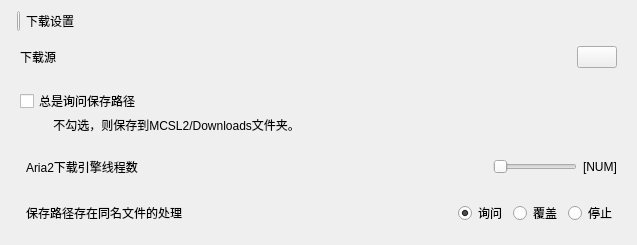
           <widget class="CardWidget" name="downloadSettings">
            <property name="sizePolicy">
             <sizepolicy hsizetype="Expanding" vsizetype="Fixed">
              <horstretch>0</horstretch>
              <verstretch>0</verstretch>
             </sizepolicy>
            </property>
            <property name="minimumSize">
             <size>
              <width>630</width>
              <height>245</height>
             </size>
            </property>
            <property name="maximumSize">
             <size>
              <width>16777215</width>
              <height>245</height>
             </size>
            </property>
            <layout class="QGridLayout" name="gridLayout_10">
             <item row="0" column="2">
              <widget class="StrongBodyLabel" name="downloadSettingsTitle">
               <property name="text">
                <string>下载设置</string>
               </property>
              </widget>
             </item>
             <item row="2" column="0" colspan="4">
              <widget class="QWidget" name="alwaysAskSaveDirectory" native="true">
               <property name="sizePolicy">
                <sizepolicy hsizetype="Expanding" vsizetype="Fixed">
                 <horstretch>0</horstretch>
                 <verstretch>0</verstretch>
                </sizepolicy>
               </property>
               <property name="minimumSize">
                <size>
                 <width>0</width>
                 <height>60</height>
                </size>
               </property>
               <property name="maximumSize">
                <size>
                 <width>16777215</width>
                 <height>60</height>
                </size>
               </property>
               <layout class="QGridLayout" name="gridLayout_14">
                <item row="0" column="1" rowspan="2">
                 <spacer name="alwaysAskSaveDirectorySpacer">
                  <property name="orientation">
                   <enum>Qt::Horizontal</enum>
                  </property>
                  <property name="sizeHint" stdset="0">
                   <size>
                    <width>317</width>
                    <height>39</height>
                   </size>
                  </property>
                 </spacer>
                </item>
                <item row="1" column="0">
                 <widget class="BodyLabel" name="alwaysAskSaveDirectoryInfo">
                  <property name="text">
                   <string>          不勾选，则保存到MCSL2/Downloads文件夹。</string>
                  </property>
                 </widget>
                </item>
                <item row="0" column="0">
                 <widget class="CheckBox" name="alwaysAskSaveDirectoryCheckBox">
                  <property name="text">
                   <string>总是询问保存路径</string>
                  </property>
                 </widget>
                </item>
               </layout>
              </widget>
             </item>
             <item row="3" column="1" colspan="3">
              <widget class="QWidget" name="aria2Thread" native="true">
               <property name="sizePolicy">
                <sizepolicy hsizetype="Expanding" vsizetype="Fixed">
                 <horstretch>0</horstretch>
                 <verstretch>0</verstretch>
                </sizepolicy>
               </property>
               <layout class="QHBoxLayout" name="horizontalLayout_55">
                <item>
                 <widget class="BodyLabel" name="aria2ThreadTitle">
                  <property name="sizePolicy">
                   <sizepolicy hsizetype="Fixed" vsizetype="Fixed">
                    <horstretch>0</horstretch>
                    <verstretch>0</verstretch>
                   </sizepolicy>
                  </property>
                  <property name="text">
                   <string>Aria2下载引擎线程数</string>
                  </property>
                 </widget>
                </item>
                <item>
                 <spacer name="aria2ThreadSpacer">
                  <property name="orientation">
                   <enum>Qt::Horizontal</enum>
                  </property>
                  <property name="sizeHint" stdset="0">
                   <size>
                    <width>321</width>
                    <height>20</height>
                   </size>
                  </property>
                 </spacer>
                </item>
                <item>
                 <widget class="Slider" name="aria2ThreadSlider">
                  <property name="sizePolicy">
                   <sizepolicy hsizetype="Fixed" vsizetype="Fixed">
                    <horstretch>0</horstretch>
                    <verstretch>0</verstretch>
                   </sizepolicy>
                  </property>
                  <property name="maximumSize">
                   <size>
                    <width>16777215</width>
                    <height>24</height>
                   </size>
                  </property>
                  <property name="focusPolicy">
                   <enum>Qt::NoFocus</enum>
                  </property>
                  <property name="minimum">
                   <number>1</number>
                  </property>
                  <property name="maximum">
                   <number>16</number>
                  </property>
                  <property name="sliderPosition">
                   <number>1</number>
                  </property>
                  <property name="orientation">
                   <enum>Qt::Horizontal</enum>
                  </property>
                  <property name="invertedAppearance">
                   <bool>false</bool>
                  </property>
                  <property name="invertedControls">
                   <bool>false</bool>
                  </property>
                  <property name="tickPosition">
                   <enum>QSlider::NoTicks</enum>
                  </property>
                  <property name="tickInterval">
                   <number>1</number>
                  </property>
                 </widget>
                </item>
                <item>
                 <widget class="BodyLabel" name="aria2ThreadNum">
                  <property name="text">
                   <string>[NUM]</string>
                  </property>
                 </widget>
                </item>
               </layout>
              </widget>
             </item>
             <item row="4" column="1" colspan="3">
              <widget class="QWidget" name="saveSameFileException" native="true">
               <layout class="QHBoxLayout" name="horizontalLayout_4">
                <item>
                 <widget class="BodyLabel" name="saveSameFileExceptionTitle">
                  <property name="sizePolicy">
                   <sizepolicy hsizetype="Fixed" vsizetype="Fixed">
                    <horstretch>0</horstretch>
                    <verstretch>0</verstretch>
                   </sizepolicy>
                  </property>
                  <property name="text">
                   <string>保存路径存在同名文件的处理</string>
                  </property>
                 </widget>
                </item>
                <item>
                 <spacer name="saveSameFileExceptionSpacer">
                  <property name="orientation">
                   <enum>Qt::Horizontal</enum>
                  </property>
                  <property name="sizeHint" stdset="0">
                   <size>
                    <width>235</width>
                    <height>20</height>
                   </size>
                  </property>
                 </spacer>
                </item>
                <item>
                 <widget class="RadioButton" name="saveSameFileExceptionToAsk">
                  <property name="text">
                   <string>询问</string>
                  </property>
                  <property name="checked">
                   <bool>true</bool>
                  </property>
                 </widget>
                </item>
                <item>
                 <widget class="RadioButton" name="saveSameFileExceptionToOverwrite">
                  <property name="text">
                   <string>覆盖</string>
                  </property>
                 </widget>
                </item>
                <item>
                 <widget class="RadioButton" name="saveSameFileExceptionToStop">
                  <property name="text">
                   <string>停止</string>
                  </property>
                 </widget>
                </item>
               </layout>
              </widget>
             </item>
             <item row="1" column="0" colspan="4">
              <widget class="QWidget" name="downloadSource" native="true">
               <property name="sizePolicy">
                <sizepolicy hsizetype="Expanding" vsizetype="Fixed">
                 <horstretch>0</horstretch>
                 <verstretch>0</verstretch>
                </sizepolicy>
               </property>
               <layout class="QHBoxLayout" name="horizontalLayout_56">
                <item>
                 <widget class="BodyLabel" name="downloadSourceTitle">
                  <property name="sizePolicy">
                   <sizepolicy hsizetype="Fixed" vsizetype="Fixed">
                    <horstretch>0</horstretch>
                    <verstretch>0</verstretch>
                   </sizepolicy>
                  </property>
                  <property name="text">
                   <string>下载源</string>
                  </property>
                 </widget>
                </item>
                <item>
                 <spacer name="downloadSourceSpacer">
                  <property name="orientation">
                   <enum>Qt::Horizontal</enum>
                  </property>
                  <property name="sizeHint" stdset="0">
                   <size>
                    <width>40</width>
                    <height>20</height>
                   </size>
                  </property>
                 </spacer>
                </item>
                <item>
                 <widget class="ComboBox" name="downloadSourceComboBox"/>
                </item>
               </layout>
              </widget>
             </item>
             <item row="0" column="1">
              <widget class="PrimaryPushButton" name="downloadSettingsIndicator">
               <property name="minimumSize">
                <size>
                 <width>3</width>
                 <height>20</height>
                </size>
               </property>
               <property name="maximumSize">
                <size>
                 <width>3</width>
                 <height>20</height>
                </size>
               </property>
               <property name="text">
                <string/>
               </property>
              </widget>
             </item>
             <item row="0" column="3">
              <spacer name="downloadSettingsSpacer">
               <property name="orientation">
                <enum>Qt::Horizontal</enum>
               </property>
               <property name="sizeHint" stdset="0">
                <size>
                 <width>40</width>
                 <height>20</height>
                </size>
               </property>
              </spacer>
             </item>
            </layout>
           </widget>
